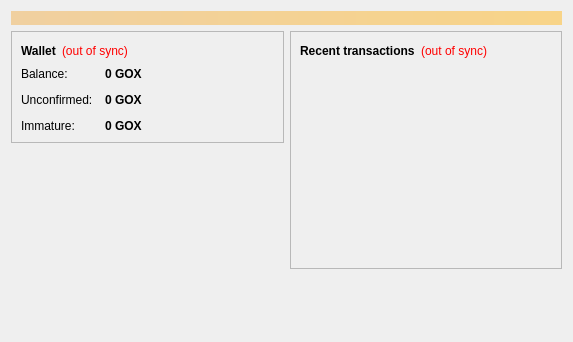
<?xml version="1.0" encoding="UTF-8"?>
<ui version="4.0">
 <class>OverviewPage</class>
 <widget class="QWidget" name="OverviewPage">
  <property name="geometry">
   <rect>
    <x>0</x>
    <y>0</y>
    <width>573</width>
    <height>342</height>
   </rect>
  </property>
  <property name="windowTitle">
   <string>Form</string>
  </property>
  <layout class="QVBoxLayout" name="topLayout">
   <item>
    <widget class="QLabel" name="labelAlerts">
     <property name="visible">
      <bool>false</bool>
     </property>
     <property name="styleSheet">
      <string notr="true">background-color: qlineargradient(x1: 0, y1: 0, x2: 1, y2: 0, stop:0 #F0D0A0, stop:1 #F8D488); color:#000000;</string>
     </property>
     <property name="wordWrap">
      <bool>true</bool>
     </property>
     <property name="margin">
      <number>3</number>
     </property>
    </widget>
   </item>
   <item>
    <layout class="QHBoxLayout" name="horizontalLayout" stretch="1,1">
     <item>
      <layout class="QVBoxLayout" name="verticalLayout_2">
       <item>
        <widget class="QFrame" name="frame">
         <property name="frameShape">
          <enum>QFrame::StyledPanel</enum>
         </property>
         <property name="frameShadow">
          <enum>QFrame::Raised</enum>
         </property>
         <layout class="QVBoxLayout" name="verticalLayout_4">
          <item>
           <layout class="QHBoxLayout" name="horizontalLayout_4">
            <item>
             <widget class="QLabel" name="label_5">
              <property name="font">
               <font>
                <weight>75</weight>
                <bold>true</bold>
               </font>
              </property>
              <property name="text">
               <string>Wallet</string>
              </property>
             </widget>
            </item>
            <item>
             <widget class="QLabel" name="labelWalletStatus">
              <property name="toolTip">
               <string>The displayed information may be out of date. Your wallet automatically synchronizes with the GoxCoin network after a connection is established, but this process has not completed yet.</string>
              </property>
              <property name="styleSheet">
               <string notr="true">QLabel { color: red; }</string>
              </property>
              <property name="text">
               <string notr="true">(out of sync)</string>
              </property>
              <property name="alignment">
               <set>Qt::AlignLeading|Qt::AlignLeft|Qt::AlignVCenter</set>
              </property>
             </widget>
            </item>
            <item>
             <spacer name="horizontalSpacer_2">
              <property name="orientation">
               <enum>Qt::Horizontal</enum>
              </property>
              <property name="sizeHint" stdset="0">
               <size>
                <width>40</width>
                <height>20</height>
               </size>
              </property>
             </spacer>
            </item>
           </layout>
          </item>
          <item>
           <layout class="QFormLayout" name="formLayout_2">
            <property name="fieldGrowthPolicy">
             <enum>QFormLayout::AllNonFixedFieldsGrow</enum>
            </property>
            <property name="horizontalSpacing">
             <number>12</number>
            </property>
            <property name="verticalSpacing">
             <number>12</number>
            </property>
            <item row="0" column="0">
             <widget class="QLabel" name="label">
              <property name="text">
               <string>Balance:</string>
              </property>
             </widget>
            </item>
            <item row="0" column="1">
             <widget class="QLabel" name="labelBalance">
              <property name="font">
               <font>
                <weight>75</weight>
                <bold>true</bold>
               </font>
              </property>
              <property name="cursor">
               <cursorShape>IBeamCursor</cursorShape>
              </property>
              <property name="toolTip">
               <string>Your current balance</string>
              </property>
              <property name="text">
               <string notr="true">0 GOX</string>
              </property>
              <property name="textInteractionFlags">
               <set>Qt::LinksAccessibleByMouse|Qt::TextSelectableByKeyboard|Qt::TextSelectableByMouse</set>
              </property>
             </widget>
            </item>
            <item row="1" column="0">
             <widget class="QLabel" name="label_3">
              <property name="text">
               <string>Unconfirmed:</string>
              </property>
             </widget>
            </item>
            <item row="1" column="1">
             <widget class="QLabel" name="labelUnconfirmed">
              <property name="font">
               <font>
                <weight>75</weight>
                <bold>true</bold>
               </font>
              </property>
              <property name="cursor">
               <cursorShape>IBeamCursor</cursorShape>
              </property>
              <property name="toolTip">
               <string>Total of transactions that have yet to be confirmed, and do not yet count toward the current balance</string>
              </property>
              <property name="text">
               <string notr="true">0 GOX</string>
              </property>
              <property name="textInteractionFlags">
               <set>Qt::LinksAccessibleByMouse|Qt::TextSelectableByKeyboard|Qt::TextSelectableByMouse</set>
              </property>
             </widget>
            </item>
            <item row="2" column="0">
             <widget class="QLabel" name="labelImmatureText">
              <property name="text">
               <string>Immature:</string>
              </property>
             </widget>
            </item>
            <item row="2" column="1">
             <widget class="QLabel" name="labelImmature">
              <property name="font">
               <font>
                <weight>75</weight>
                <bold>true</bold>
               </font>
              </property>
              <property name="toolTip">
               <string>Mined balance that has not yet matured</string>
              </property>
              <property name="text">
               <string notr="true">0 GOX</string>
              </property>
              <property name="textInteractionFlags">
               <set>Qt::LinksAccessibleByMouse|Qt::TextSelectableByKeyboard|Qt::TextSelectableByMouse</set>
              </property>
             </widget>
            </item>
           </layout>
          </item>
         </layout>
        </widget>
       </item>
       <item>
        <spacer name="verticalSpacer">
         <property name="orientation">
          <enum>Qt::Vertical</enum>
         </property>
         <property name="sizeHint" stdset="0">
          <size>
           <width>20</width>
           <height>40</height>
          </size>
         </property>
        </spacer>
       </item>
       <item>
        <widget class="QLabel" name="label_coinlogo">
         <property name="text">
          <string/>
         </property>
         <property name="pixmap">
          <pixmap resource="../bitcoin.qrc">:/icons/bitcoin</pixmap>
         </property>
         <property name="scaledContents">
          <bool>false</bool>
         </property>
         <property name="alignment">
          <set>Qt::AlignCenter</set>
         </property>
         <property name="margin">
          <number>0</number>
         </property>
        </widget>
       </item>
       <item>
        <widget class="QLabel" name="label_6">
         <property name="text">
          <string/>
         </property>
        </widget>
       </item>
      </layout>
     </item>
     <item>
      <layout class="QVBoxLayout" name="verticalLayout_3">
       <item>
        <widget class="QFrame" name="frame_2">
         <property name="frameShape">
          <enum>QFrame::StyledPanel</enum>
         </property>
         <property name="frameShadow">
          <enum>QFrame::Raised</enum>
         </property>
         <layout class="QVBoxLayout" name="verticalLayout">
          <item>
           <layout class="QHBoxLayout" name="horizontalLayout_2">
            <item>
             <widget class="QLabel" name="label_4">
              <property name="text">
               <string>&lt;b&gt;Recent transactions&lt;/b&gt;</string>
              </property>
             </widget>
            </item>
            <item>
             <widget class="QLabel" name="labelTransactionsStatus">
              <property name="toolTip">
               <string>The displayed information may be out of date. Your wallet automatically synchronizes with the GoxCoin network after a connection is established, but this process has not completed yet.</string>
              </property>
              <property name="styleSheet">
               <string notr="true">QLabel { color: red; }</string>
              </property>
              <property name="text">
               <string notr="true">(out of sync)</string>
              </property>
              <property name="alignment">
               <set>Qt::AlignRight|Qt::AlignTrailing|Qt::AlignVCenter</set>
              </property>
             </widget>
            </item>
            <item>
             <spacer name="horizontalSpacer">
              <property name="orientation">
               <enum>Qt::Horizontal</enum>
              </property>
              <property name="sizeHint" stdset="0">
               <size>
                <width>40</width>
                <height>20</height>
               </size>
              </property>
             </spacer>
            </item>
           </layout>
          </item>
          <item>
           <widget class="QListView" name="listTransactions">
            <property name="styleSheet">
             <string notr="true">QListView { background: transparent; }</string>
            </property>
            <property name="frameShape">
             <enum>QFrame::NoFrame</enum>
            </property>
            <property name="verticalScrollBarPolicy">
             <enum>Qt::ScrollBarAlwaysOff</enum>
            </property>
            <property name="horizontalScrollBarPolicy">
             <enum>Qt::ScrollBarAlwaysOff</enum>
            </property>
            <property name="selectionMode">
             <enum>QAbstractItemView::NoSelection</enum>
            </property>
           </widget>
          </item>
         </layout>
        </widget>
       </item>
       <item>
        <spacer name="verticalSpacer_2">
         <property name="orientation">
          <enum>Qt::Vertical</enum>
         </property>
         <property name="sizeHint" stdset="0">
          <size>
           <width>20</width>
           <height>40</height>
          </size>
         </property>
        </spacer>
       </item>
      </layout>
     </item>
    </layout>
   </item>
  </layout>
 </widget>
 <resources/>
 <connections/>
</ui>
